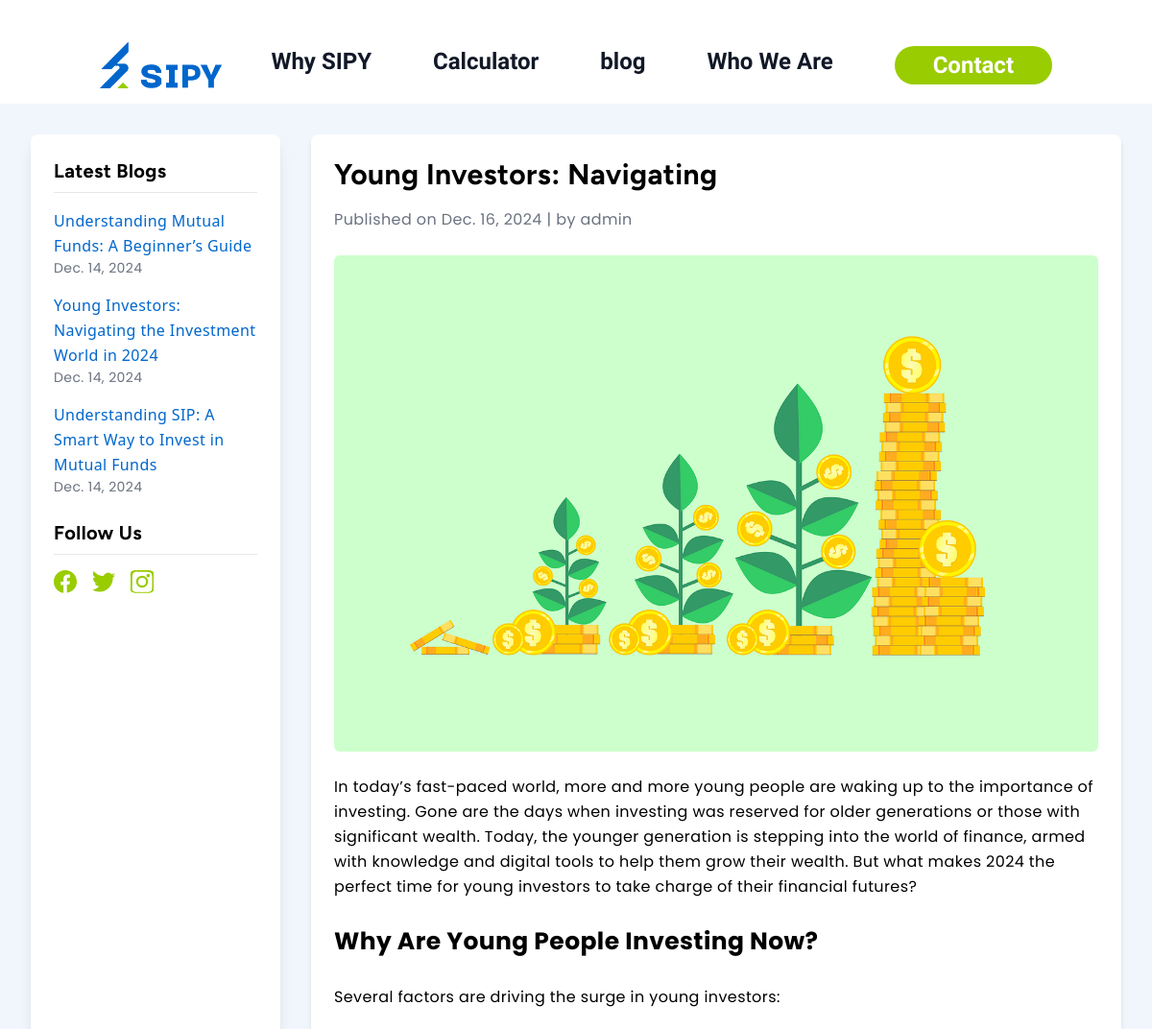
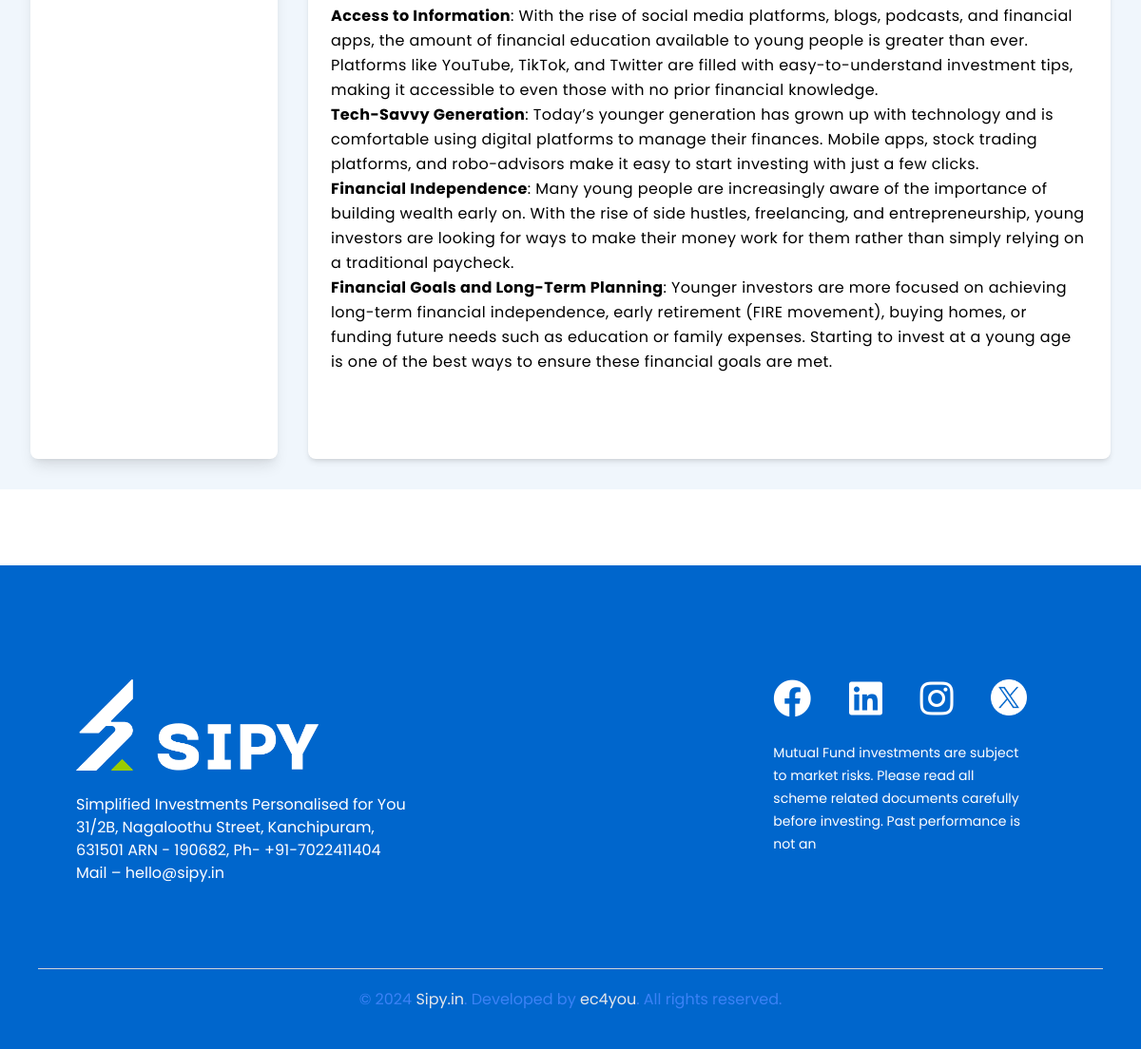
/blog/young-investors-navigating, run on the app's committed database (2 pictures, top to bottom).
### index/models.py (models this page shows, shortened)
class Blog(models.Model):
    title = models.CharField(max_length=100, blank=True, null=True)
    author = models.ForeignKey(User, on_delete=models.CASCADE, related_name='blogs')  # ForeignKey to User
    image = models.ImageField(upload_to='images/', blank=True, null=True)
    short_description=CKEditor5Field('Text', config_name='short description')
    description=CKEditor5Field('Text', config_name='description')
    slug = models.SlugField(unique=True, blank=True, null=True)
    date = models.DateField(auto_now_add=True)
    is_active = models.BooleanField(default=True)

### index/views.py (the view)
# urls.py: path('blog/<slug>', blog, name='blog'),
def blog (request, slug):
    blog = Blog.objects.get(slug=slug)
    all_blogs = Blog.objects.exclude(id=blog.id)[:3]
    return render(request, 'blog.html', {'blog': blog, 'all_blogs': all_blogs})

### index/templates/blog.html (shortened to what this page needs)
{% extends 'base.html' %}
{% block content %}
<section class="bg-[#f0f6fc] font-sans leading-relaxed tracking-wide">
    <div class="max-w-screen-xl mx-auto py-8 px-4 lg:px-8">
        <div class="grid grid-cols-1 gap-8 lg:grid-cols-4 lg:gap-8 lg:grid-flow-row-dense">
            <aside class="lg:col-span-1 bg-white shadow-lg rounded-lg p-6 order-last lg:order-first">
                <h2 class="text-xl font-bold mb-4 border-b pb-2">Latest Blogs</h2>
                <ul class="space-y-4">
                    {% for blog in all_blogs %}
                    <li>
                        <a href="{% url 'index:blog' blog.slug %}" class="text-primary hover:underline hover:text-secondary">{{ blog.title }}</a>
                        <p class="text-sm text-gray-500">{{ blog.date }}</p>
                    </li>
                    {% endfor %}
                </ul>
                <h2 class="text-xl font-bold mt-6 mb-4 border-b pb-2">Follow Us</h2>
                <div class="flex space-x-4">
                    <a href="https://www.facebook.com/profile.php?id=61569742269323" target="_blank" class="text-secondary hover:text-blue-600">
                    </a>
                    <a href="https://x.com/SIPYCARE" target="_blank" class="text-secondary hover:text-blue-400">
                    </a>
                    <a href="https://www.instagram.com/sipycare" target="_blank" class="text-secondary hover:text-pink-600">
                    </a>
                </div>
            </aside>
            <main class="lg:col-span-3 bg-white shadow-md rounded-lg p-6">
                <h1 class="text-3xl font-bold mb-4">{{ blog.title }}</h1>
                <p class="text-gray-500 mb-6">Published on {{ blog.date }} | by {{ blog.author }}</p>
                <img src="{{ blog.image.url }}" alt="Blog Image" class="w-full h-auto rounded-md mb-6">
                <div class=" space-y-6 blog-content">
                    {{ blog.description | safe }}
                </div>
            </main>
        </div>
    </div>
</section>
{% endblock %}

### static/css/Style.css (style rules this page uses)
body { margin: 0px; padding: 0px; box-sizing: border-box }
h1, h2, button { @apply font-title; }
h3, h4, h5, h6, p { @apply font-subheading; }
p { font-family: poppins; }
.blog-content p, .blog-content h2, .blog-content h3, .blog-content h4, .blog-content h5, .blog-content h6, .blog-content ul, .blog-content li, .blog-content ol { font-family: 'Poppins', sans-serif; }
.blog-content h2, .blog-content h3, .blog-content h4 { font-size:25px; font-weight: bold; }
.blog-content p { font-size:16px; }
svg { display: block; overflow: visible; }

### templates/base.html (style rules this page uses)
body { margin:0; padding:0; }

### data on the page
Blog: title "Understanding Mutual Funds: A Beginner’s Guide", date "Dec. 14, 2024"
Blog: title "Young Investors: Navigating the Investment World in 2024", date "Dec. 14, 2024"
Blog: title "Understanding SIP: A Smart Way to Invest in Mutual Funds", date "Dec. 14, 2024"
Blog: title "Young Investors: Navigating", date "Dec. 16, 2024", author "admin", image (picture), description "In today’s fast-paced world, more and more young people are waking up to the importance of investing. Gone are the days when investing was reserved for older generations or those with significant wealth. Today, the younger generation is stepping into the world of finance, armed with knowledge and digital tools to help them grow their wealth. But what makes 2024 the perfect time for young investors to take charge of their financial futures? Why Are Young People Investing Now? Several factors are driving the surge in young investors: Access to Information : With the rise of social media platforms, blogs, podcasts, and financial apps, the amount of financial education available to young people…"
